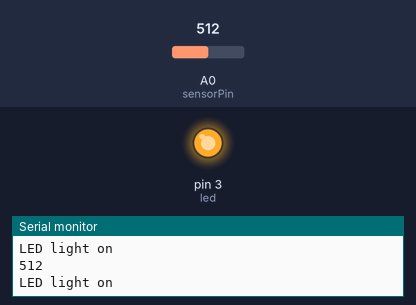
A sketch run on a simulated Arduino Uno, built with avr-gcc and run on an emulated ATmega328P. Shown: output pins drawn as LEDs (lit = HIGH), the last lines printed to the serial monitor. The test bench sets the inputs (shaded band); at power-on: A0 (sensorPin) = 512.

Above: at 1.8 s.
1.9 s: A0 (sensorPin) set to 106
3.4 s: A0 (sensorPin) set to 92
At 5.2 s:
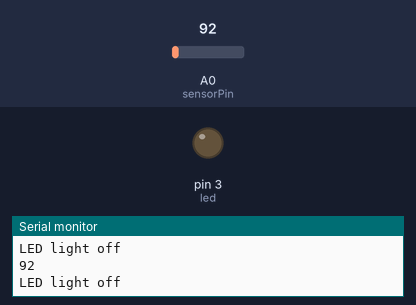
5.5 s: A0 (sensorPin) set to 110
At 6.7 s:
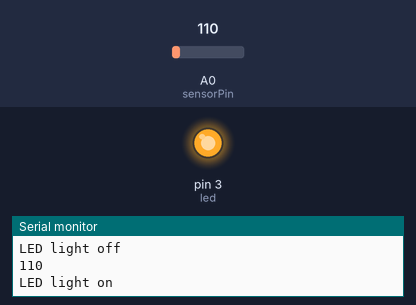
7.5 s: A0 (sensorPin) set to 90
At 8.3 s:
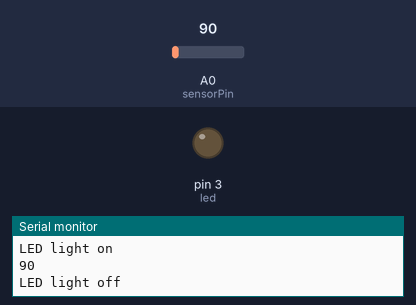
Timing chart, 0 to 10.5 s (numbered marks = the images above; inputs shaded):
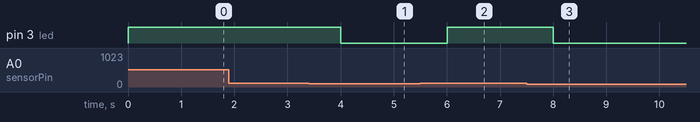

The sketch:

LDR_SENSOR.ino
```cpp
int sensorPin = A0; // select the input pin for the LDR
int sensorValue = 0; // variable to store the value coming from the sensor
int led = 3;

void setup() { // declare the ledPin as an OUTPUT:
pinMode(led, OUTPUT);
pinMode(sensorPin,INPUT);
Serial.begin(9600);
Serial.println("Welcome to TechPonder LDR Tutorial");}

void loop()
{

sensorValue = analogRead(sensorPin);
Serial.println(sensorValue);

if (sensorValue > 100)
{
Serial.println("LED light on");
digitalWrite(led,HIGH);
delay(1000);
}
else{
Serial.println("LED light off");
digitalWrite(led,LOW);
delay(1000);
}
}
```

Measured:
- the behaviour switches between 101 and 100 on A0 (sensorPin) (found by bisection; images 0 and 1)
- after the input at 3.4 s, pin 3 (led): HIGH → LOW after 0.60 s
- after the input at 5.5 s, pin 3 (led): LOW → HIGH after 0.50 s
- after the input at 7.5 s, pin 3 (led): HIGH → LOW after 0.50 s
